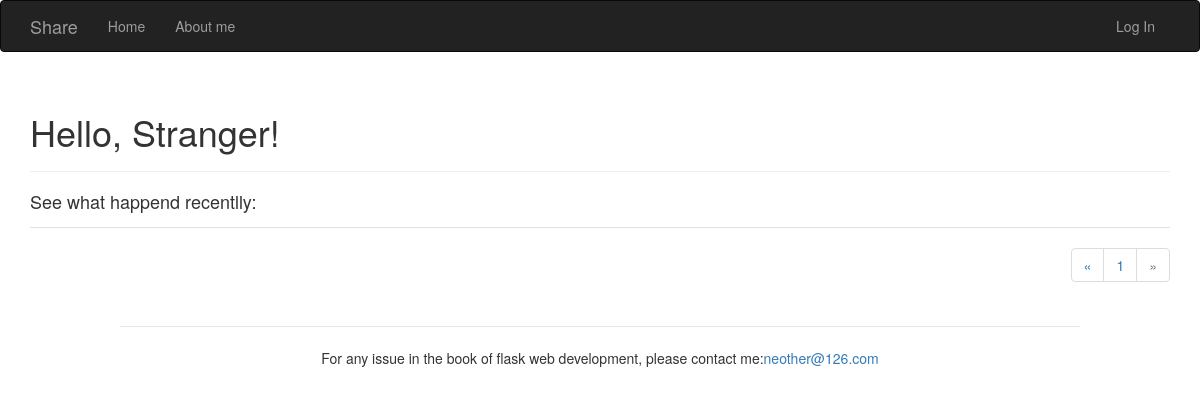
Page /?page=2 on the earlier database version.
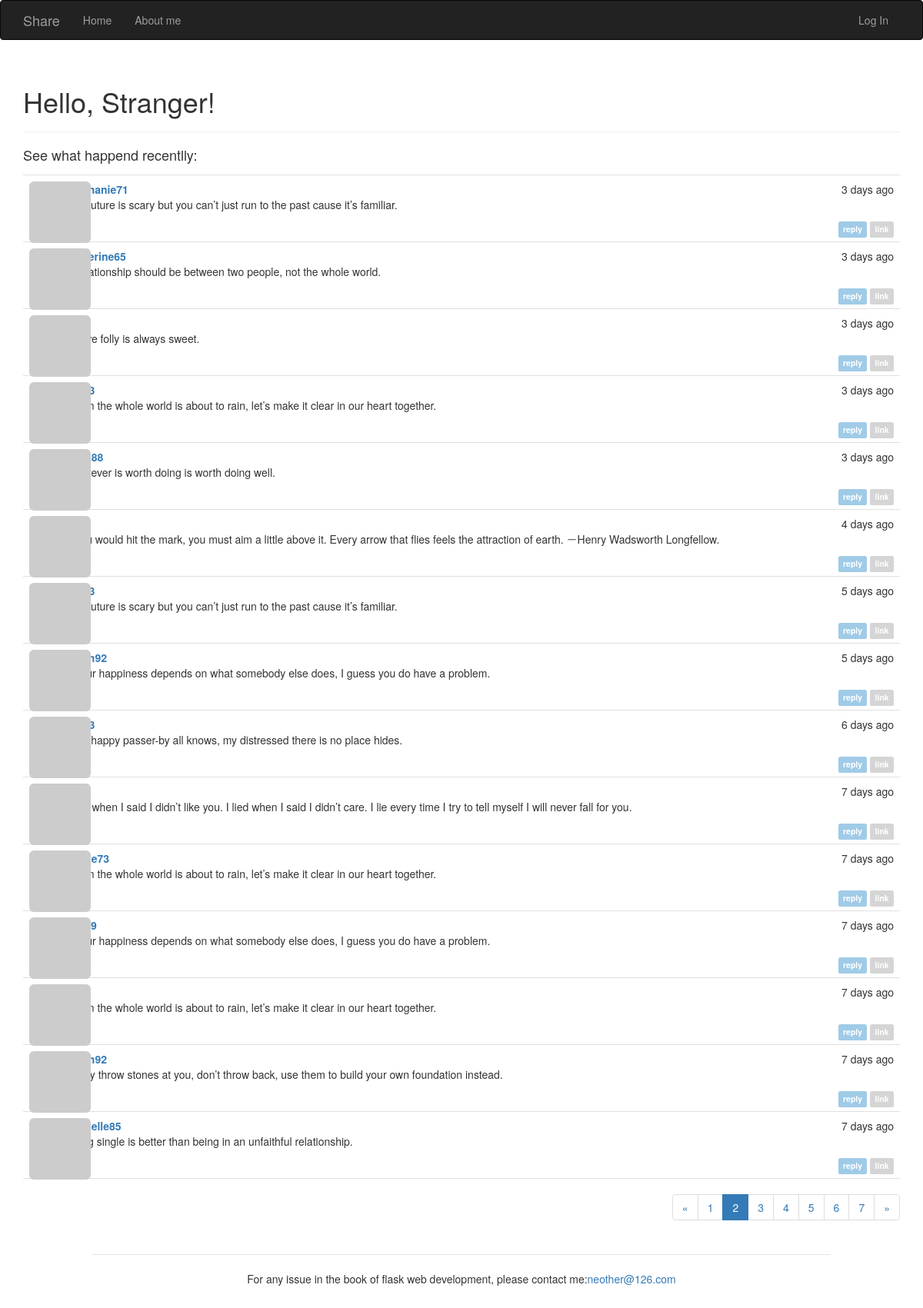
Same page on the later database version.
### app/models.py (models this page shows, shortened)
class Post(db.Model):
    __tablename__ = 'posts'
    id = db.Column(db.Integer, primary_key=True)
    body = db.Column(db.Text)
    timestamp = db.Column(db.DateTime, index=True, default=datetime.utcnow)
    author_id = db.Column(db.Integer, db.ForeignKey('users.id'))
    body_html = db.Column(db.Text)
    comments = db.relationship('Comment', backref='post', lazy='dynamic')

class User(UserMixin, db.Model):
    __tablename__ = 'users'
    id = db.Column(db.Integer, primary_key=True)
    email = db.Column(db.String(64), unique=True, index=True)
    username = db.Column(db.String(64), unique=True, index=True)
    password_hash = db.Column(db.String(128))
    role_id = db.Column(db.Integer, db.ForeignKey('roles.id'))
    confirmed = db.Column(db.Boolean, default=False)
    name = db.Column(db.String(64))
    location = db.Column(db.String(64))
    about_me = db.Column(db.Text())
    member_since = db.Column(db.DateTime(), default=datetime.utcnow)
    last_seen = db.Column(db.DateTime(), default=datetime.utcnow)
    avatar_hash = db.Column(db.String(32))
    posts = db.relationship('Post', backref='author', lazy='dynamic')
    comments = db.relationship('Comment', backref='author', lazy='dynamic')
    @property
    def password(self):
        raise AttributeError('password is not a readable attribute')
    def gravatar_hash(self):
        return hashlib.md5(self.email.lower().encode('utf-8')).hexdigest()
    def gravatar(self, size=100, default='identicon', rating='g'):
        url = 'https://secure.gravatar.com/avatar'
        hash = self.avatar_hash or self.gravatar_hash()
        return '{url}/{hash}?s={size}&d={default}&r={rating}'.format(
            url=url, hash=hash, size=size, default=default, rating=rating)

### app/main/views.py (the view)
@main.route('/', methods=['GET', 'POST'])
def index():
    form = PostForm()
    if current_user.can(Permission.WRITE) and form.validate_on_submit():
        post = Post(body=form.body.data,
                    author=current_user._get_current_object())
        db.session.add(post)
        db.session.commit()
        return redirect(url_for('.index'))
    page = request.args.get('page', 1, type=int)
    pagination = Post.query.order_by(Post.timestamp.desc()).paginate(
        page, per_page=current_app.config['FLASKY_POSTS_PER_PAGE'],
        error_out=False)
    posts = pagination.items
    return render_template('index.html', form=form, posts=posts,
                           pagination=pagination)

### app/auth/views.py (called while the page is built)
@auth.before_app_request
def before_request():
    if current_user.is_authenticated:
        current_user.ping()
        if not current_user.confirmed \
                and request.blueprint != 'auth' \
                and request.endpoint != 'static':
            return redirect(url_for('auth.unconfirmed'))

### app/main/__init__.py (called while the page is built)
@main.app_context_processor
def inject_permissions():
    return dict(Permission=Permission)

### app/models.py (called while the page is built)
    def can(self, permissions):
        return False

### app/templates/index.html (shortened to what this page needs)
{% extends "base.html" %}
{% import "bootstrap/wtf.html" as wtf %}
{% import "_macros.html" as macros %}
{% block page_content %}
    <div class="page-header">
        <h1>Hello, {% if current_user.is_authenticated %}{{ current_user.username }}{% else %}Stranger{% endif %}!</h1>
    </div>
    {% if not current_user.is_authenticated %}
        <h4>
        See what happend recentlly:
        </h4>
    {% endif %}
    {% include '_posts.html' %}
    {% if pagination %}
        <div class="pagination">
            {{ macros.pagination_widget(pagination, '.index') }}
        </div>
    {% endif %}
{% endblock %}

### app/templates/_posts.html (shortened to what this page needs)
<ul class="posts">
    {% for post in posts %}
        <li class="post">
            <div class="profile-thumbnail">
                <a href="{{ url_for('.user', username=post.author.username) }}">
                    <img class="img-rounded profile-thumbnail"
                    src="{{ post.author.gravatar(size=40) }}">
                </a>
            </div>
            <div class="post-content">
                <div class="post-date">{{ moment(post.timestamp).fromNow() }}</div>
                <div class="post-author">
                    <a href="{{ url_for('.user', username=post.author.username) }}">
                        {{ post.author.username }}
                    </a>
                </div>
                <div class="post-body">
                    {% if post.body_html %}
                        {{ post.body_html | safe}}
                    {% else %}
                        {{ post.body }}
                    {% endif %}
                </div>
                <div class="post-footer">
                    <a href="{{ url_for('.post', id=post.id) }}">
                        <span class="label label-info">reply</span>
                    </a>
                    <a href="{{ url_for('.post', id=post.id) }}">
                        <span class="label label-default">link</span>
                    </a>
                </div>
            </div>
        </li>
    {% endfor %}
</ul>

Differences in the rows shown:
added Post: timestamp "3 days ago", author.username "stephanie71", body_html "The future is scary but you can’t just run to the past cause it’s familiar."
added Post: timestamp "3 days ago", author.username "katherine65", body_html "A relationship should be between two people, not the whole world."
added Post: timestamp "3 days ago", body_html "In love folly is always sweet."
added Post: timestamp "3 days ago", body_html "When the whole world is about to rain, let’s make it clear in our heart together."
added Post: timestamp "3 days ago", body_html "Whatever is worth doing is worth doing well."
added Post: timestamp "4 days ago", body_html "If you would hit the mark, you must aim a little above it. Every arrow that flies feels the attraction of earth. －Henry Wadsworth Longfellow."
added Post: timestamp "5 days ago", body_html "The future is scary but you can’t just run to the past cause it’s familiar."
added Post: timestamp "5 days ago", body_html "If your happiness depends on what somebody else does, I guess you do have a problem."
added Post: timestamp "6 days ago", body_html "Your happy passer-by all knows, my distressed there is no place hides."
added Post: timestamp "7 days ago", body_html "I lied when I said I didn’t like you. I lied when I said I didn’t care. I lie every time I try to tell myself I will never fall for you."
added Post: timestamp "7 days ago", body_html "When the whole world is about to rain, let’s make it clear in our heart together."
added Post: timestamp "7 days ago", body_html "If your happiness depends on what somebody else does, I guess you do have a problem."
added Post: timestamp "7 days ago", body_html "When the whole world is about to rain, let’s make it clear in our heart together."
added Post: timestamp "7 days ago", body_html "If they throw stones at you, don’t throw back, use them to build your own foundation instead."
added Post: timestamp "7 days ago", author.username "michelle85", body_html "Being single is better than being in an unfaithful relationship."
Other differences:
new list line: "2"
new list line: "3"
new list line: "4"
new list line: "5"
new list line: "6"
new list line: "7"
